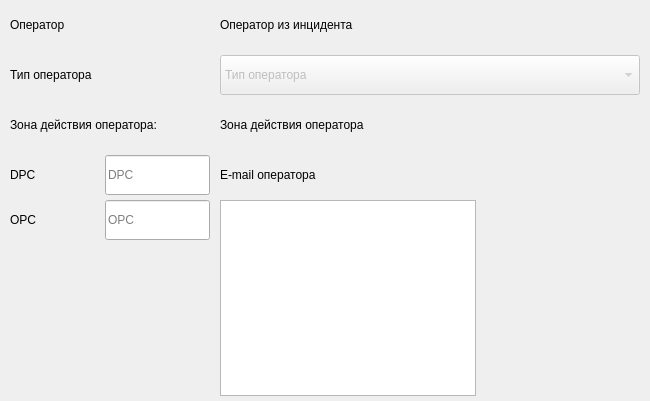
                                          <widget class="QWidget" name="page">
                                           <property name="geometry">
                                            <rect>
                                             <x>0</x>
                                             <y>0</y>
                                             <width>650</width>
                                             <height>401</height>
                                            </rect>
                                           </property>
                                           <attribute name="label">
                                            <string>Основная информация по инциденту</string>
                                           </attribute>
                                           <layout class="QVBoxLayout" name="verticalLayout_64">
                                            <property name="spacing">
                                             <number>10</number>
                                            </property>
                                            <property name="leftMargin">
                                             <number>10</number>
                                            </property>
                                            <property name="topMargin">
                                             <number>5</number>
                                            </property>
                                            <property name="rightMargin">
                                             <number>10</number>
                                            </property>
                                            <property name="bottomMargin">
                                             <number>5</number>
                                            </property>
                                            <item>
                                             <layout class="QHBoxLayout" name="horizontalLayout_39">
                                              <item>
                                               <widget class="QLabel" name="label_36">
                                                <property name="minimumSize">
                                                 <size>
                                                  <width>0</width>
                                                  <height>0</height>
                                                 </size>
                                                </property>
                                                <property name="maximumSize">
                                                 <size>
                                                  <width>200</width>
                                                  <height>16777215</height>
                                                 </size>
                                                </property>
                                                <property name="text">
                                                 <string>Оператор</string>
                                                </property>
                                                <property name="textInteractionFlags">
                                                 <set>Qt::NoTextInteraction</set>
                                                </property>
                                               </widget>
                                              </item>
                                              <item>
                                               <widget class="QLabel" name="lbl_operator_stat_inc">
                                                <property name="minimumSize">
                                                 <size>
                                                  <width>0</width>
                                                  <height>40</height>
                                                 </size>
                                                </property>
                                                <property name="text">
                                                 <string>Оператор из инцидента</string>
                                                </property>
                                                <property name="textInteractionFlags">
                                                 <set>Qt::NoTextInteraction</set>
                                                </property>
                                               </widget>
                                              </item>
                                             </layout>
                                            </item>
                                            <item>
                                             <layout class="QHBoxLayout" name="horizontalLayout_40">
                                              <item>
                                               <widget class="QLabel" name="label_33">
                                                <property name="maximumSize">
                                                 <size>
                                                  <width>200</width>
                                                  <height>16777215</height>
                                                 </size>
                                                </property>
                                                <property name="text">
                                                 <string>Тип оператора</string>
                                                </property>
                                                <property name="textInteractionFlags">
                                                 <set>Qt::NoTextInteraction</set>
                                                </property>
                                               </widget>
                                              </item>
                                              <item>
                                               <widget class="QComboBox" name="cb_type_operator">
                                                <property name="enabled">
                                                 <bool>false</bool>
                                                </property>
                                                <property name="minimumSize">
                                                 <size>
                                                  <width>0</width>
                                                  <height>40</height>
                                                 </size>
                                                </property>
                                                <property name="maximumSize">
                                                 <size>
                                                  <width>16777215</width>
                                                  <height>16777215</height>
                                                 </size>
                                                </property>
                                                <item>
                                                 <property name="text">
                                                  <string>Тип оператора</string>
                                                 </property>
                                                </item>
                                                <item>
                                                 <property name="text">
                                                  <string>Мобильный сегмент</string>
                                                 </property>
                                                </item>
                                                <item>
                                                 <property name="text">
                                                  <string>МгМн направление</string>
                                                 </property>
                                                </item>
                                               </widget>
                                              </item>
                                             </layout>
                                            </item>
                                            <item>
                                             <layout class="QHBoxLayout" name="horizontalLayout_36">
                                              <item>
                                               <widget class="QLabel" name="label_37">
                                                <property name="maximumSize">
                                                 <size>
                                                  <width>200</width>
                                                  <height>16777215</height>
                                                 </size>
                                                </property>
                                                <property name="text">
                                                 <string>Зона действия оператора:</string>
                                                </property>
                                               </widget>
                                              </item>
                                              <item>
                                               <widget class="QLabel" name="lbl_location_operator_stat">
                                                <property name="minimumSize">
                                                 <size>
                                                  <width>0</width>
                                                  <height>40</height>
                                                 </size>
                                                </property>
                                                <property name="text">
                                                 <string>Зона действия оператора</string>
                                                </property>
                                               </widget>
                                              </item>
                                             </layout>
                                            </item>
                                            <item>
                                             <layout class="QHBoxLayout" name="horizontalLayout_45">
                                              <property name="spacing">
                                               <number>5</number>
                                              </property>
                                              <item alignment="Qt::AlignLeft|Qt::AlignTop">
                                               <widget class="QFrame" name="frame_28">
                                                <property name="maximumSize">
                                                 <size>
                                                  <width>200</width>
                                                  <height>16777215</height>
                                                 </size>
                                                </property>
                                                <property name="lineWidth">
                                                 <number>0</number>
                                                </property>
                                                <layout class="QVBoxLayout" name="verticalLayout_66">
                                                 <property name="spacing">
                                                  <number>5</number>
                                                 </property>
                                                 <property name="leftMargin">
                                                  <number>0</number>
                                                 </property>
                                                 <property name="topMargin">
                                                  <number>0</number>
                                                 </property>
                                                 <property name="rightMargin">
                                                  <number>0</number>
                                                 </property>
                                                 <property name="bottomMargin">
                                                  <number>0</number>
                                                 </property>
                                                 <item>
                                                  <layout class="QHBoxLayout" name="horizontalLayout_41">
                                                   <item>
                                                    <widget class="QLabel" name="label_35">
                                                     <property name="minimumSize">
                                                      <size>
                                                       <width>90</width>
                                                       <height>0</height>
                                                      </size>
                                                     </property>
                                                     <property name="maximumSize">
                                                      <size>
                                                       <width>16777215</width>
                                                       <height>16777215</height>
                                                      </size>
                                                     </property>
                                                     <property name="layoutDirection">
                                                      <enum>Qt::LeftToRight</enum>
                                                     </property>
                                                     <property name="lineWidth">
                                                      <number>0</number>
                                                     </property>
                                                     <property name="text">
                                                      <string>DPC</string>
                                                     </property>
                                                     <property name="textInteractionFlags">
                                                      <set>Qt::NoTextInteraction</set>
                                                     </property>
                                                    </widget>
                                                   </item>
                                                   <item>
                                                    <widget class="QLineEdit" name="le_dpc_stat">
                                                     <property name="minimumSize">
                                                      <size>
                                                       <width>0</width>
                                                       <height>40</height>
                                                      </size>
                                                     </property>
                                                     <property name="maximumSize">
                                                      <size>
                                                       <width>16777215</width>
                                                       <height>16777215</height>
                                                      </size>
                                                     </property>
                                                     <property name="placeholderText">
                                                      <string>DPC</string>
                                                     </property>
                                                    </widget>
                                                   </item>
                                                  </layout>
                                                 </item>
                                                 <item>
                                                  <layout class="QHBoxLayout" name="horizontalLayout_32">
                                                   <item>
                                                    <widget class="QLabel" name="label_34">
                                                     <property name="minimumSize">
                                                      <size>
                                                       <width>90</width>
                                                       <height>0</height>
                                                      </size>
                                                     </property>
                                                     <property name="maximumSize">
                                                      <size>
                                                       <width>16777215</width>
                                                       <height>16777215</height>
                                                      </size>
                                                     </property>
                                                     <property name="text">
                                                      <string>OPC</string>
                                                     </property>
                                                     <property name="alignment">
                                                      <set>Qt::AlignLeading|Qt::AlignLeft|Qt::AlignVCenter</set>
                                                     </property>
                                                     <property name="textInteractionFlags">
                                                      <set>Qt::NoTextInteraction</set>
                                                     </property>
                                                    </widget>
                                                   </item>
                                                   <item>
                                                    <widget class="QLineEdit" name="le_opc_stat">
                                                     <property name="minimumSize">
                                                      <size>
                                                       <width>0</width>
                                                       <height>40</height>
                                                      </size>
                                                     </property>
                                                     <property name="maximumSize">
                                                      <size>
                                                       <width>16777215</width>
                                                       <height>16777215</height>
                                                      </size>
                                                     </property>
                                                     <property name="placeholderText">
                                                      <string>OPC</string>
                                                     </property>
                                                    </widget>
                                                   </item>
                                                  </layout>
                                                 </item>
                                                </layout>
                                               </widget>
                                              </item>
                                              <item>
                                               <layout class="QVBoxLayout" name="verticalLayout">
                                                <property name="spacing">
                                                 <number>5</number>
                                                </property>
                                                <property name="leftMargin">
                                                 <number>5</number>
                                                </property>
                                                <item>
                                                 <widget class="QLabel" name="label_38">
                                                  <property name="minimumSize">
                                                   <size>
                                                    <width>0</width>
                                                    <height>40</height>
                                                   </size>
                                                  </property>
                                                  <property name="text">
                                                   <string>E-mail оператора</string>
                                                  </property>
                                                 </widget>
                                                </item>
                                                <item>
                                                 <widget class="QListWidget" name="email_operator_listWidget">
                                                  <property name="maximumSize">
                                                   <size>
                                                    <width>350</width>
                                                    <height>16777215</height>
                                                   </size>
                                                  </property>
                                                  <property name="selectionBehavior">
                                                   <enum>QAbstractItemView::SelectRows</enum>
                                                  </property>
                                                  <property name="itemAlignment">
                                                   <set>Qt::AlignLeading</set>
                                                  </property>
                                                 </widget>
                                                </item>
                                               </layout>
                                              </item>
                                              <item>
                                               <spacer name="horizontalSpacer_5">
                                                <property name="orientation">
                                                 <enum>Qt::Horizontal</enum>
                                                </property>
                                                <property name="sizeHint" stdset="0">
                                                 <size>
                                                  <width>40</width>
                                                  <height>20</height>
                                                 </size>
                                                </property>
                                               </spacer>
                                              </item>
                                             </layout>
                                            </item>
                                           </layout>
                                          </widget>
